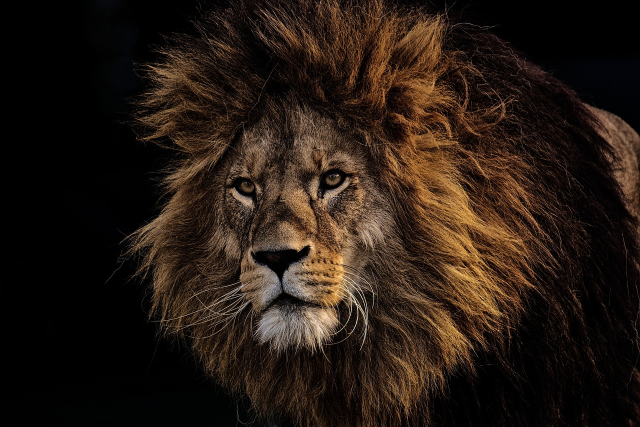
#> input picture input.jpg, 1280 x 853 px (shown at 1/2 size)
$ python Task-02.py
#> lines starting #> are read from the running program, lines starting #| are printed output that depends on the picture
#> the answer given: input.jpg
from PIL import Image
import numpy as np

def image_cryptor(image_path, key, mode):
#> called with image_path = 'input.jpg', key = array of shape (3,), mode = 'encrypt'
    img = Image.open(image_path)
#> img is the input picture: PIL image 1280x853 RGB; mean R, G, B 39.2, 27.2, 19.1
    img_array = np.array(img)
    key = np.resize(key, img_array.shape)

    if mode == 'encrypt':
        crypted_array = np.bitwise_xor(img_array, key)
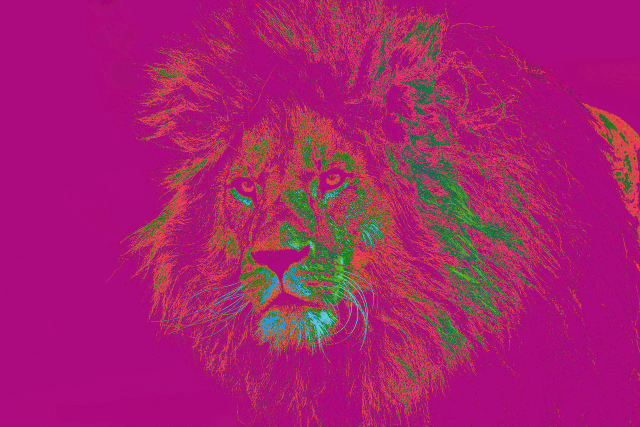
#> crypted_array: shape (853, 1280, 3) (shown at 1/2 size); mean R, G, B 166.3, 31.6, 110.6
        crypted_img = Image.fromarray(crypted_array)
        crypted_img.save("encrypted_image.png")
        print("Image encrypted successfully.")
    elif mode == 'decrypt':
        decrypted_array = np.bitwise_xor(img_array, key)
        decrypted_img = Image.fromarray(decrypted_array)
        decrypted_img.save("decrypted_image.png")
        print("Image decrypted successfully.")
    else:
        print("Invalid mode. Please choose 'encrypt' or 'decrypt'.")


def main():
    print("Image Encryption and Decryption using Pixel Manipulation")

    image_path = input("Enter Path Of Image File: ")
    key = np.random.randint(0, 256, size=(3,), dtype=np.uint8)

    image_cryptor(image_path, key, 'encrypt')
    image_cryptor("encrypted_image.png", key, 'decrypt')


if __name__ == "__main__":
    main()
